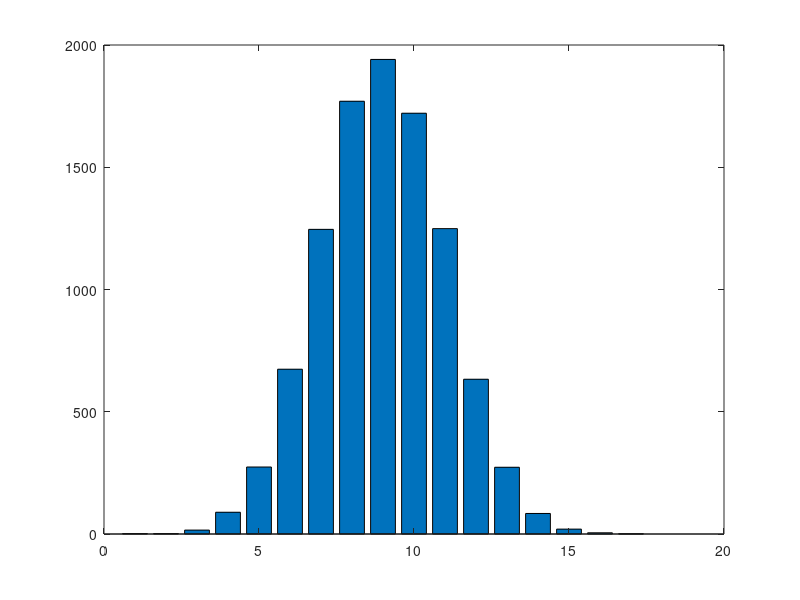

Write MATLAB code to recreate this figure.
% How to plot a histogram in MAYLAB
y=randn(1,10000);
hist(y)
%hold off
hist(y,[-4:0.5:4]);
v=hist(y,[-4:0.5:4]);
disp(v)
bar(v)